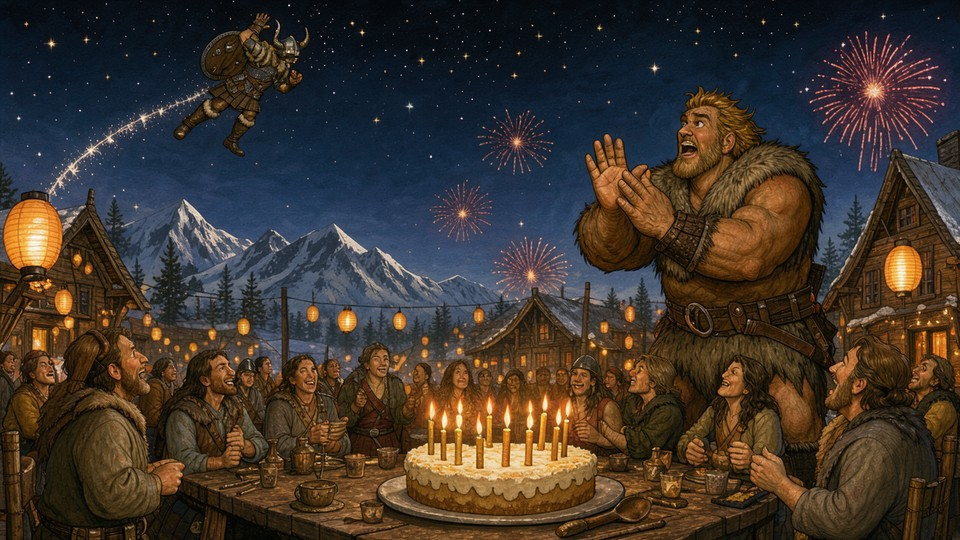
#> input picture easter eggs/pointclick/crossover/img/p_orbite.jpg, 960 x 540 px
$ python -i sleep_pixelize.py   (imports and definitions only)
#> lines starting #> are read from the running program, lines starting #| are printed output that depends on the picture; after the words box and inside, x2 and y2 are one past the last pixel; in counts of white or black regions, pixels touching at a corner belong together
#> further down, picture is the input picture: PIL image 960x540 RGB; mean R, G, B 63.8, 53.4, 44.8
#!/usr/bin/env python3 -I
"""Pixelisation à cadre fixe d'une suite d'images d'animation (coucher, sommeil, réveil) calculées sur la même toile guide.
Toutes les images d'un personnage partagent : le même cadre (rectangle englobant commun), le même facteur d'échelle que son
sprite debout, le même point d'ancrage (centre de masse du personnage debout, sur la ligne de sol) et la même palette.
Usage : sleep_pixelize.py <sprite> <dossier_guide> <sortie_dir> <prefixe> img1.png img2.png …
  <sprite> : nom du sprite debout dans work/scales.json (giant, guard…) ; --scale F force le facteur jeu/source.
Écrit <sortie_dir>/<prefixe>_<n>.png et <sortie_dir>/<prefixe>.json : {w, h, ax, ay, n} (ancrage en pixels du jeu)."""
import sys, os, json
from PIL import Image, ImageFilter, ImageDraw, ImageChops, ImageEnhance
from scipy import ndimage as nd
MIN_BG = 120          # surface minimale (pixels de la toile guide) d'une zone retirée par sa teinte de fond

R = os.path.abspath(os.path.join(os.path.dirname(__file__), '..', '..', '..'))
SC = os.path.join(R, 'easter eggs', 'pointclick', 'work', 'scales.json')


def key(im, loose=None):
    im = im.convert('RGB'); px = im.load(); w, h = im.size
#> after `w, h = im.size`: w = 960; h = 540
    bg = tuple(sum(px[x, y][i] for x, y in ((2, 2), (w - 3, 2), (2, h - 3), (w - 3, h - 3))) // 4 for i in range(3))
#> bg = (27, 26, 25)
    a = Image.new('L', (w, h), 0); ap = a.load(); dm = Image.new('L', (w, h), 0); dp = dm.load()
#> after `a = Image.new('L', (w, h), 0)`: a: PIL image 960x540 L; every value is 0
    for y in range(h):
        for x in range(w):
            r, g, b = px[x, y]; d = abs(r - bg[0]) + abs(g - bg[1]) + abs(b - bg[2])
            ap[x, y] = 0 if d < 70 else (255 if d > 150 else int((d - 70) / 80 * 255)); dp[x, y] = 255 if d >= 30 else 0
    al = a.point(lambda v: 255 if v > 120 else 0)
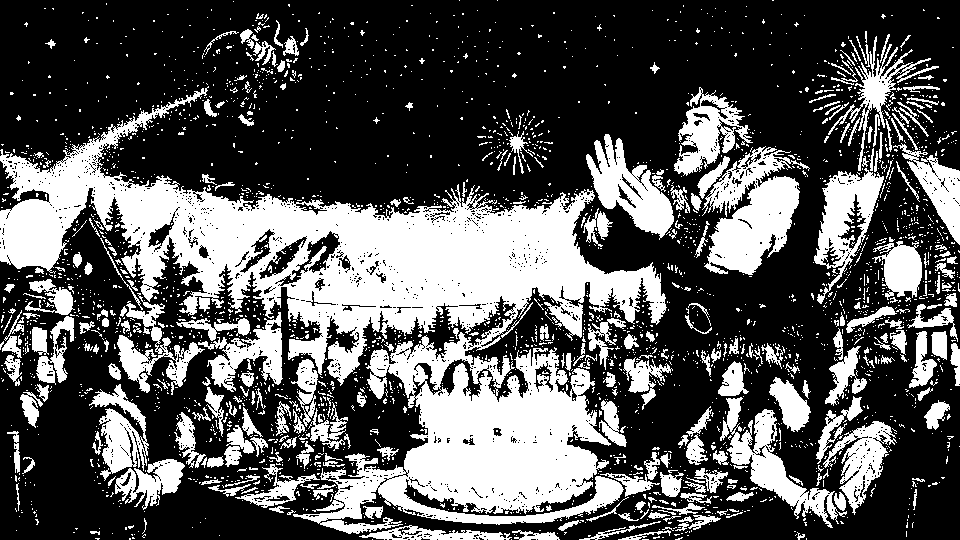
#> al: PIL image 960x540 L; 34.1% white; 2821 white regions (2528 under 20 px), largest, box (x1, y1, x2, y2) and area: (0, 86, 667, 534) 91605, (702, 146, 810, 275) 7233, (720, 397, 847, 528) 4159
    fl = al.copy(); W, H = fl.size; fp = fl.load()
#> after `W, H = fl.size`: W = 960; H = 540
    for x, y in [(x, 0) for x in range(0, W, 8)] + [(x, H - 1) for x in range(0, W, 8)] + [(0, y) for y in range(0, H, 8)] + [(W - 1, y) for y in range(0, H, 8)]:
        if fp[x, y] == 0: ImageDraw.floodfill(fl, (x, y), 128)
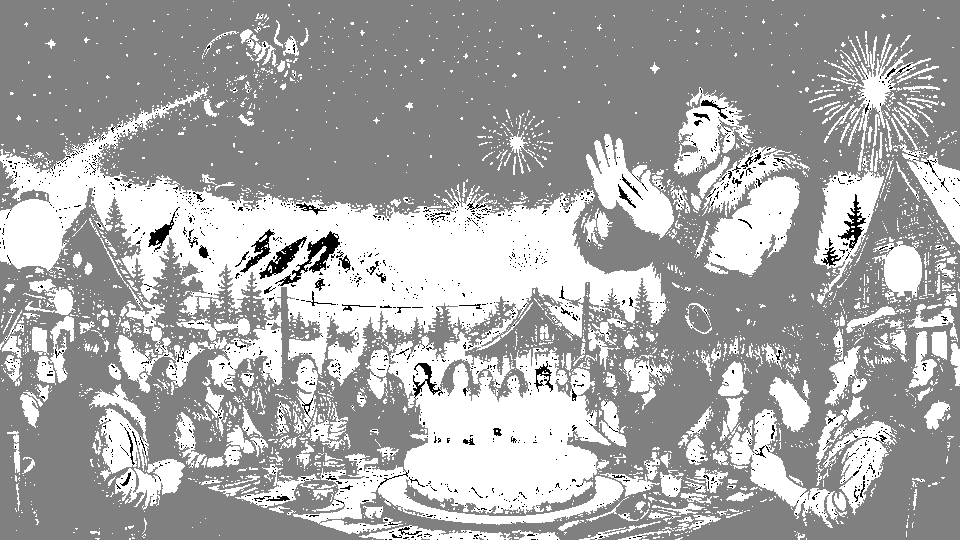
#> fl: PIL image 960x540 L; min 0, max 255, mean 168.8
    al = ImageChops.lighter(al, ImageChops.multiply(fl.point(lambda v: 255 if v == 0 else 0), dm))
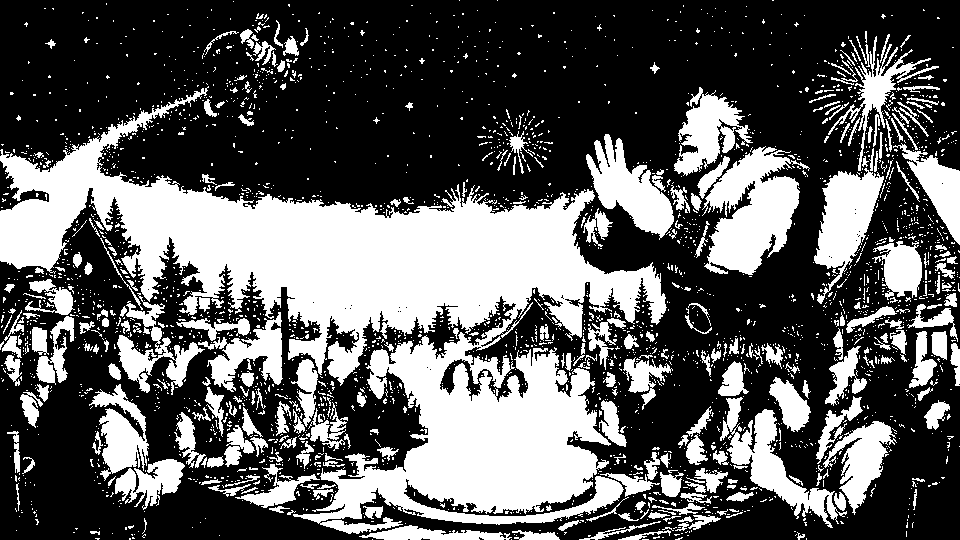
#> al: PIL image 960x540 L; 36.1% white; 2785 white regions (2491 under 20 px), largest, box (x1, y1, x2, y2) and area: (0, 86, 667, 534) 97696, (702, 146, 810, 275) 7674, (814, 168, 884, 304) 4450
    return unspill(im, al.filter(ImageFilter.MinFilter(3)), bg, loose)


def unspill(im, al, bg, loose=None):
    """fond de couleur vive (vert ToonCrafter, magenta) : les trous fermés du personnage (entre bras et corps) gardent souvent
    une teinte du fond un peu différente de celle des coins, que le seul écart de couleur laisse passer ; on les retire par la
    direction de leur couleur (même teinte que le fond, quelle que soit la luminosité). Puis, sur le bord du personnage, on retire la composante de la
    couleur du fond qui a bavé sur les pixels (franges vertes ou roses).
    loose = (k, couleur) : sur ce fond-là, tolérance d'angle k propre au personnage (safe_k), qui retire aussi les ombres
    portées teintées du fond que ToonCrafter dessine sous le corps."""
#> called with bg = (27, 26, 25)
    import numpy as np
    B = np.array(bg, np.float32); ch = B - B.mean()
#> after `B = np.array(bg, np.float32)`: B = [27, 26, 25]
#> after `ch = B - B.mean()`: ch = [1, 0, -1]
    if np.linalg.norm(ch) < 60: return im, al                     # fond peu coloré : rien à faire
    A = np.asarray(im).astype(np.float32); sn = ch / np.linalg.norm(ch); C = A - A.mean(2, keepdims=True)
    cn = np.linalg.norm(C, axis=2); pr = (C * sn).sum(2)
    k, sat = 0.92, 25
    if loose and (loose[1] is None or np.abs(B - np.array(loose[1], np.float32)).sum() < 90): k, sat = loose[0], 14
    r = (np.asarray(al) > 0) & (pr > k * cn) & (cn > sat)          # même direction de couleur que le fond, assez saturée
    lab, nl = nd.label(r)                                           # seulement les zones étendues (fond enfermé, ombre portée) : un pixel
    if nl:                                                          # isolé verdâtre dans l'ombre d'un vêtement (bruit ToonCrafter) reste au
        big = np.zeros(nl + 1, bool); big[1:] = nd.sum(r, lab, range(1, nl + 1)) >= MIN_BG   # personnage, sinon l'érosion en ferait un trou
        r = big[lab]
    m = (np.asarray(al) > 0) & ~r
    al = Image.fromarray((m * 255).astype(np.uint8)).filter(ImageFilter.MinFilter(3))
    m = np.asarray(al) > 0; core = np.asarray(al.filter(ImageFilter.MinFilter(5))) > 0
    sp = (m & ~core & (pr > 0)) | (m & (pr > k * cn) & (pr > 0))     # bords, et reflets de la teinte du fond peu saturés (pagne en fourrure verdi)
    A[sp] -= pr[sp][:, None] * sn
    return Image.fromarray(np.clip(A, 0, 255).astype(np.uint8)), al


# [59 lines left out: functions safe_k, mass_x, main, not called in this run]


# [1 line not run here, left out]

>>> from PIL import Image
>>> picture = Image.open('../crossover/img/p_orbite.jpg')
>>> result = key(picture)
